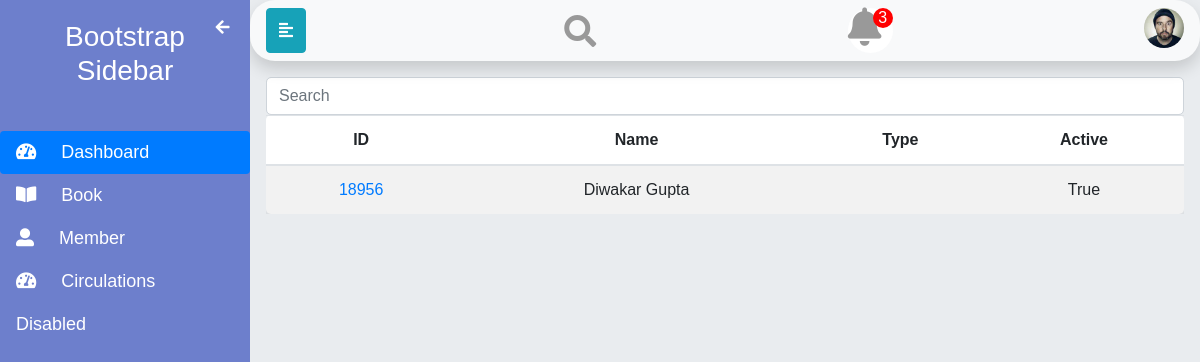
/member/ (signed in), run on an earlier commit of the app's database.
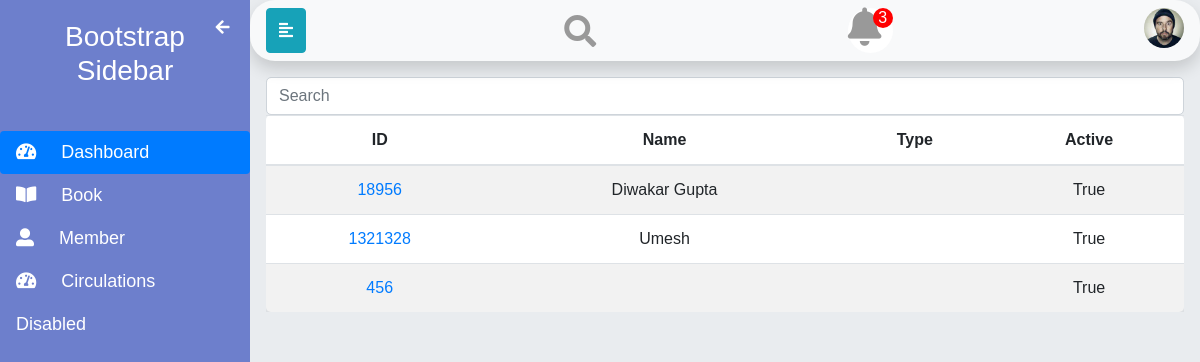
And on a later commit of the database.
### LMS/models.py (models this page shows, shortened)
class Student(models.Model):
    id = models.PositiveIntegerField(primary_key=True)
    name = models.CharField(max_length=20)
    count_books = models.PositiveIntegerField(default=0)
    settings = models.ForeignKey(UserBasicSetting,on_delete=models.ProtectedError)
    active = models.BooleanField(default=True)
    branch = models.CharField(max_length=20)
    email = models.EmailField(null=True)
    from django.contrib.auth.models import User
    account = models.OneToOneField(User,on_delete=models.DO_NOTHING,null=True,blank=True)

### LMS/views.py (the view)
# urls.py: path('member/',views.member,name='member'),
def member(request):
    user = auth.get_user(request)
    if not user.is_staff:
        return redirect_to_login(next=request.path)
    members = list(Student.objects.all())
    for f in Faculty.objects.all():
        members.append(f)
    return render(request, 'allMember.html', context={'members':members})

### LMS/templates/allMember.html (shortened to what this page needs)
{% extends 'base.html' %}
{% block content %}
    <input onkeyup="searchTable()" data-target="#allMember" type="text" class="form-control searchTable" style="width:100%"
                    placeholder="Search">
              <table id="table" class="table table-striped bg-white">
                    <thead>
                        <tr>
                            <th>ID
                            </th>
                            <th>Name
                            </th>
                            <th>
                                Type
                            </th>
                            <th>
                                Active
                            </th>
                        </tr>
                    </thead>
                    <tbody id="allMember">
                    {% for member in members %}
                        <tr>
                            <td><a href="{% url 'member-profile' membertype=member.settings.type memberpk=member.pk  %}">{{ member.pk }}</a></td>
                            <td>{{ member.name }}</td>
                            <td><a target="_blank" href="/admin/LMS/userbasicsetting/{{ member.settings.pk }}/change">{{ member.settings.type }}</a></td>
                            <td>{{ member.active }}</td>
                        </tr>
                    {% endfor %}
                    </tbody>
                </table>
{% endblock %}

### LMS/templates/base.html (shortened to what this page needs)
{% load static %}
<!DOCTYPE html>
<html>
<head>
    <link rel="stylesheet" href="https://maxcdn.bootstrapcdn.com/bootstrap/4.3.1/css/bootstrap.min.css">
    <link rel="stylesheet" href="{% static 'css/style.css' %}">
    <link rel="stylesheet"
        href="https://cdnjs.cloudflare.com/ajax/libs/malihu-custom-scrollbar-plugin/3.1.5/jquery.mCustomScrollbar.min.css">
    <link rel="stylesheet" href="https://use.fontawesome.com/releases/v5.6.3/css/all.css">
</head>
<body>
    <div class="wrapper">
        <nav id="sidebar">
			<div id="dismiss">
				<i class="fas fa-arrow-left"></i>
			</div>
			<div class="sidebar-header">
				<h3>Bootstrap Sidebar</h3>
			</div>
			<ul class="nav nav-pills flex-column pt-3">
				<li class="nav-item ">
				  <a class="nav-link active" href="/"><i class="fas fa-tachometer-alt"></i>
					<span>Dashboard</span></a>
				</li>
				<li class="nav-item ">
					<a class="nav-link " data-toggle="collapse" data-target="#bookSubmenu"><i
					  class="fas fa-book-open"></i>
				  <span>Book</span></a>
				  </li>
				  <li class="nav-item ">
					<a class="nav-link " data-toggle="collapse" data-target="#memberSubmenu"><i
						class="fas fa-user-alt"></i>
					<span>Member</span></a>
				  </li>
				  <li class="nav-item">
					<a class="nav-link" href="{% url 'circulation' %}"><i class="fas fa-tachometer-alt"></i>
					  <span>Circulations</span></a>
				  </li>
				<li class="nav-item">
				  <a class="nav-link disabled" href="#">Disabled</a>
				</li>
			  </ul>
		</nav>
        <div id="contentainer" class="bg-Secondary ">
            <nav id="top-nav" class="navbar navbar-expand-lg navbar-light bg-light shadow">
                <div style="display:inline-flex;width: -webkit-fill-available;justify-content: space-between;">
                    <button type="button" id="sidebarCollapse" class="btn btn-info mr-2">
                        <i class="fas fa-align-left"></i>
                    </button>
                    <form class="form-inline" id="search" action="#">
                        <div class="input-group mb-0">
                            <div class="input-group-append">
                                <span data-toggle="collapse" data-target="#search-top" class="fa fa-search fa-2x"
                                    style="color:#999999" aria-expanded="true"></span>
                            </div>
                        </div>
                    </form><span class="dropdown dropleft">
                        <div class="notification" data-toggle="dropdown" aria-expanded="false">
                            <i src="user.jpg" alt="User" class="fa fa-bell icon"></i>
                            <span class="num" style="">3</span>
                        </div>
                    </span>
                    <span class="dropdown dropleft">
                        <div class="" data-toggle="dropdown">
                            <img src="{% static 'img/user.jpg' %}" alt="User" class="rounded-circle" width="40px">
                        </div>
                    </span>
                </div>
            </nav>
            <div id="content" class="p-3 ">
                {% block content %}
                {% endblock %}
             </div>
        </div>
    </div>
</body>
</html>

### LMS/static/css/style.css (style rules this page uses)
body { font-family: 'Poppins', sans-serif; background: #f3f5fa; }
.wrapper { width: 100% !important; height: 100% !important; }
#sidebar { width: 250px; position: fixed; left: 0; height: 100vh; z-index: 999; color: #fff; transition: all 0.4s; background: #6d7fcc; }
#sidebar a { color: white; font-size: large; }
#sidebar .sidebar-header { padding: 20px; background: #6d7fcc; text-align: center; }
#sidebar ul li.nav-item a .fas:not(ul li ul .fas) { padding-right: 20px; }
#dismiss { width: 35px; height: 35px; line-height: 35px; text-align: center; position: absolute; top: 10px; right: 10px; cursor: pointer; -webkit-transition: all 0.3s; -o-transition: all 0.3s; transition: all 0.3s; }
a[data-toggle="collapse"] { position: relative; }
#top-nav { width: -webkit-fill-available; display: inline-flex; border-radius: 25px; }
#contentainer { transition: all 0.3s; position: fixed; margin-left: 250px; width: -webkit-fill-available; background-color: #e9ecef; height: 100%; }
#contentainer>#content { height: calc(100% - 60px); overflow: auto; }
#contentainer>#content>*:not(.alert) { background-color: white; margin-left: 0px; margin-right: 0px; border-radius: 5px; padding-top: 8px; padding-bottom: 8px; }
.notification { width: 45px; height: 45px; border-radius: 50%; background-color: white; color: #999; }
.notification .icon { float: none !important; font-size: 2.4rem; }
.notification .num { text-align: center; color: white; position: absolute; background-color: red; border-radius: 50%; line-height: 20px; width: 20px; right: 0px; top: 0px; }
table { text-align: center; }
.table td { vertical-align: middle !important; }

What changed in the data, as far as the page shows it:
added Student: pk "1321328", name "Umesh", active "True"
added Student: pk "456", active "True"
